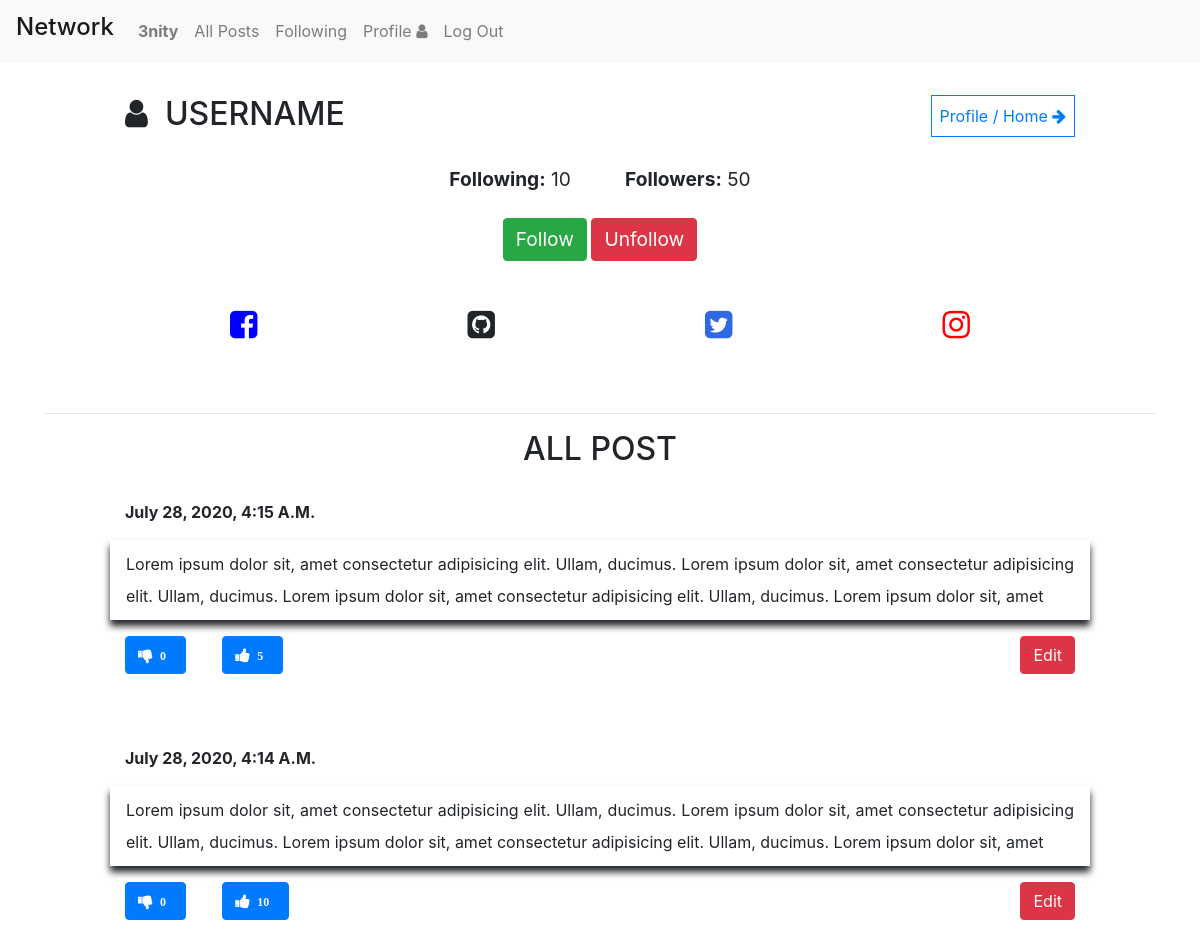
Page /profile/3nity (signed in) on the earlier database version.
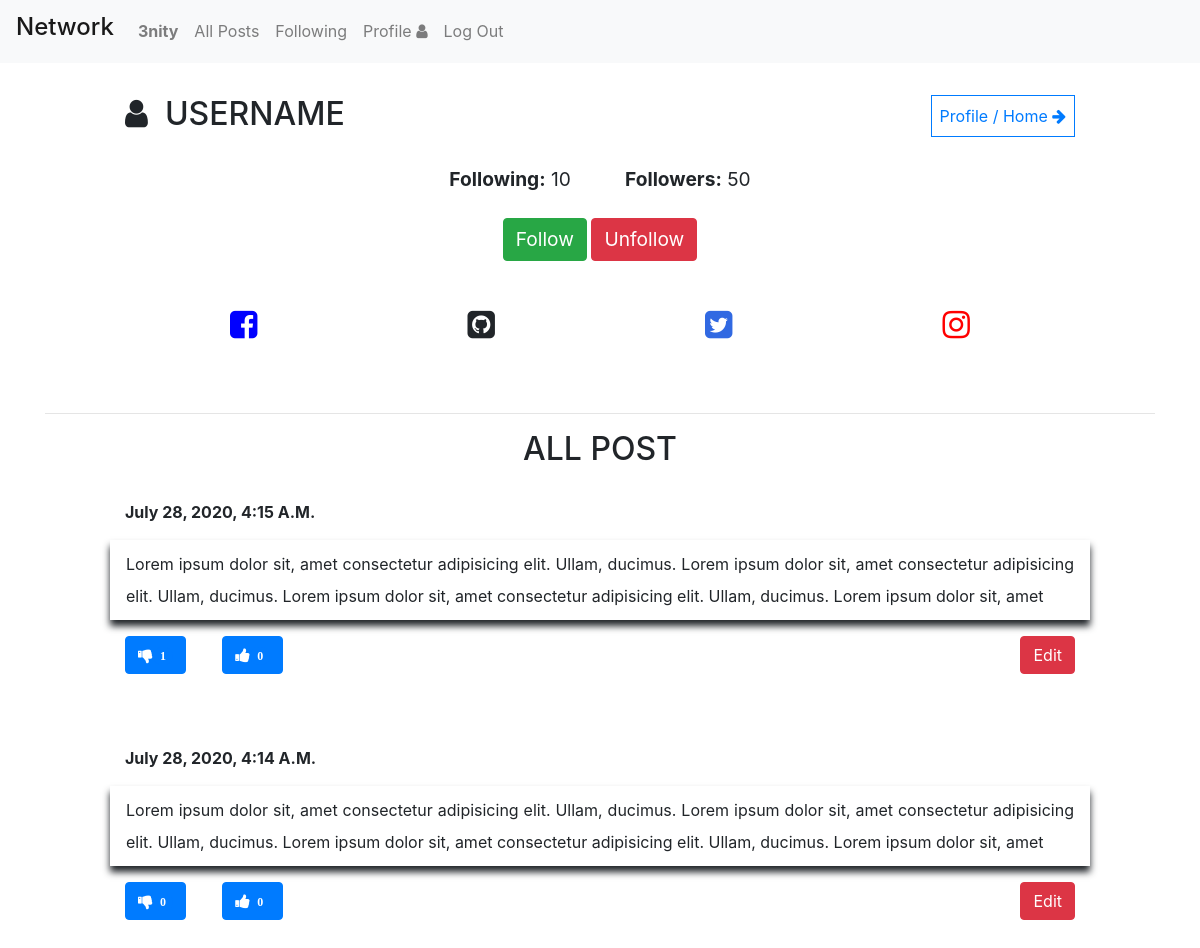
Same page on the later database version.
### network/models.py (models this page shows, shortened)
class Post(models.Model):
    user = models.ForeignKey("User", on_delete=models.CASCADE, related_name="post_author")
    body = models.TextField(blank=True)
    timestamp = models.DateTimeField(auto_now_add=True)
    totalLikes = models.IntegerField()
    totalDislikes = models.IntegerField()
    totalFollower = models.IntegerField()
    totalComment = models.IntegerField()

### network/views.py (the view)
# urls.py: path("profile/<str:user_id>", views.profile, name="profile"),
def profile(request, user_id):
    if request.user.is_authenticated:
        posts = Post.objects.filter(user=request.user).order_by('-pk')
        context = {'posts': posts}
        return render(request, "network/profile.html", context)
    return HttpResponseRedirect(reverse("login"))

### network/templates/network/profile.html (shortened to what this page needs)
{% extends "network/layout.html" %}
{% block body %}
<div class="container">
    <div class="compose-post">
        <div class="profile-cont">
            <div class="profile profile-header d-flex justify-content-between ">
                <div class="username">
                    <h2><i class="fa fa-user"></i> &nbsp;<span>USERNAME</span></h2>
                </div>
                <a href="/" style="text-decoration: none;">
                    <div class="home" style="padding: .5rem; border: 1px solid;"><span>Profile / Home</span>&nbsp;<i
                            class="fa fa-arrow-right"></i></div>
                </a>
            </div>
            <br>
            <div class="profile profile-body">
                <center>
                    <div style="font-size: larger;">
                        <span><b>Following:</b> <span>10</span></span>
                        <span><b>Followers:</b> <span>50</span></span>
                    </div>
                    <br>
                    <div style="font-size: larger;" class="btn btn-success">
                        Follow
                    </div>
                    <div style="font-size: larger;" class="btn btn-danger">
                        Unfollow
                    </div>
                </center>
            </div>
            <br>
            <br>
            <div class="profile profile-footer d-flex justify-content-around" style="font-size: 2rem;">
                <i class="fa fa-facebook-square" style="color: blue;"></i>
                <i class="fa fa-github-square"></i>
                <i class="fa fa-twitter-square" style="color: rgb(49, 105, 226);"></i>
                <i class="fa fa-instagram" style="color: red;"></i>
            </div>
            <br>
        </div>
    </div>
    <hr>
    <center>
        <h2>ALL POST</h2>
    </center>
    <br>
    <div class="container all-post-container">
        {% for post in posts %}
        <div class="row single-post">
            <div class="col-md-6">
                <b style="text-transform: capitalize;">{{ post.timestamp }}</b>
            </div>
            <div class="col-md-6 timestamp">
            </div>
            <br>
            <div class="col-12 post-body">
                {{ post.body }}
            </div>
            {% if user.is_authenticated %}
            <div class="col-9" id="{{ post.id }}">
                <div class="btn btn-primary vote-down" onclick="dislike('{{ post.id}}')">
                    <i class="fa fa-thumbs-down"><span
                            class="badge badge-pill badge-primary">{{ post.totalDislikes }}</span></i>
                </div>
                <div class="btn btn-primary vote-up" onclick="like('{{ post.id}}')">
                    <i class="fa fa-thumbs-up"><span
                            class="badge badge-pill badge-primary">{{ post.totalLikes }}</span></i>
                </div>
            </div>
            {% if post.user == request.user %}
            <div class="col-3 d-flex justify-content-end">
                <div class="btn btn-danger" onclick="editPost('{{ post.id }}')">
                    Edit
                </div>
            </div>
            {% endif %}
            {% endif %}
        </div>
        <br>
        {% empty %}
        <div class="row">
            <center>
                <h2>No Post Yet!</h2>
            </center>
        </div>
        {% endfor %}
    </div>
    <br>
    <br>
    <br>
    <br>
</div>
{% endblock %}

Differences in the rows shown:
changed Post "July 28, 2020, 4:15 A.m.": totalDislikes "0" → "1"; totalLikes "5" → "0"
changed Post "July 28, 2020, 4:14 A.m.": totalLikes "10" → "0"
